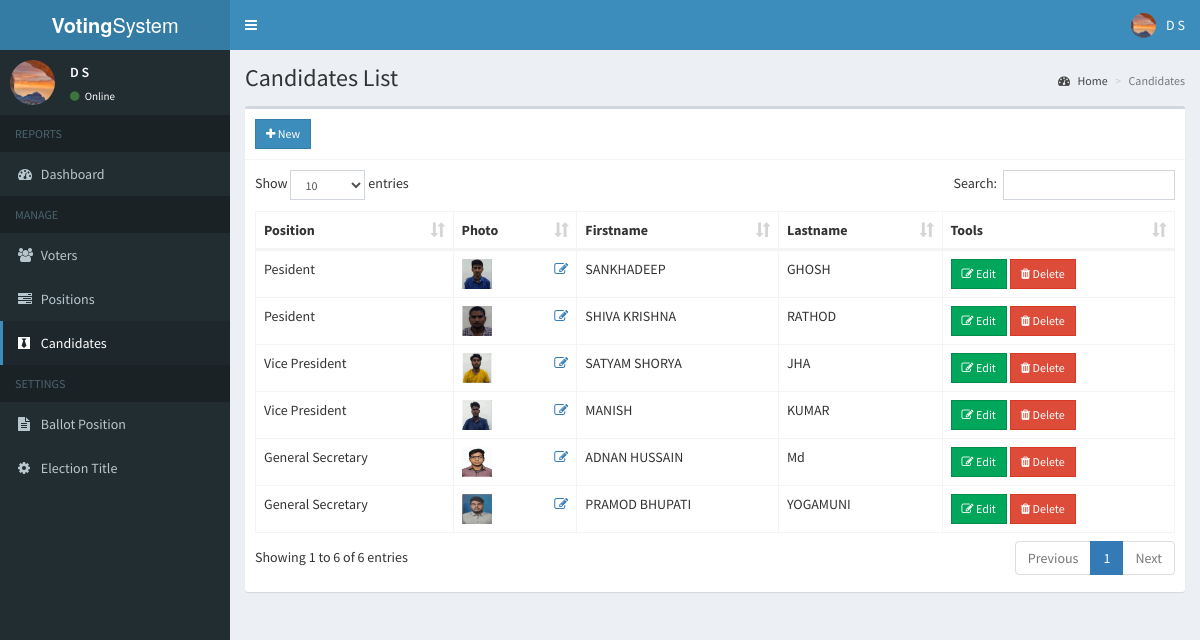
Screenshot of /admin/candidates.php (signed in) with the database file from the repository.
### tables this page shows
CREATE TABLE `candidates` (
  `id` int(11) NOT NULL,
  `position_id` int(11) NOT NULL,
  `firstname` varchar(30) NOT NULL,
  `lastname` varchar(30) NOT NULL,
  `photo` varchar(150) NOT NULL,
  `platform` text NOT NULL
);

CREATE TABLE `positions` (
  `id` int(11) NOT NULL,
  `description` varchar(50) NOT NULL,
  `max_vote` int(11) NOT NULL,
  `priority` int(11) NOT NULL
);

### admin/includes/session.php (called while the page is built, shortened)
<?php
	include 'includes/conn.php';
	$sql = "SELECT * FROM admin WHERE id = '".$_SESSION['admin']."'";
	$query = $conn->query($sql);
	$user = $query->fetch_assoc();
?>

### admin/candidates.php (the view, shortened to what this page needs)
<?php include 'includes/session.php'; ?>
<?php include 'includes/header.php'; ?>
<body class="hold-transition skin-blue sidebar-mini">
<div class="wrapper">
  <?php include 'includes/navbar.php'; ?>
  <?php include 'includes/menubar.php'; ?>
  <div class="content-wrapper">
    <section class="content-header">
      <h1>
        Candidates List
      </h1>
      <ol class="breadcrumb">
        <li><a href="#"><i class="fa fa-dashboard"></i> Home</a></li>
        <li class="active">Candidates</li>
      </ol>
    </section>
    <section class="content">
      <div class="row">
        <div class="col-xs-12">
          <div class="box">
            <div class="box-header with-border">
              <a href="#addnew" data-toggle="modal" class="btn btn-primary btn-sm btn-flat"><i class="fa fa-plus"></i> New</a>
            </div>
            <div class="box-body">
              <table id="example1" class="table table-bordered">
                <thead>
                  <th>Position</th>
                  <th>Photo</th>
                  <th>Firstname</th>
                  <th>Lastname</th>
                  <th>Tools</th>
                </thead>
                <tbody>
                  <?php
                    $sql = "SELECT *, candidates.id AS canid FROM candidates LEFT JOIN positions ON positions.id=candidates.position_id ORDER BY positions.priority ASC";
                    $query = $conn->query($sql);
                    while($row = $query->fetch_assoc()){
                      $image = (!empty($row['photo'])) ? '../images/'.$row['photo'] : '../images/profile.jpg';
                      echo "
                        <tr>
                          <td class='hidden'></td>
                          <td>".$row['description']."</td>
                          <td>
                            <img src='".$image."' width='30px' height='30px'>
                            <a href='#edit_photo' data-toggle='modal' class='pull-right photo' data-id='".$row['canid']."'><span class='fa fa-edit'></span></a>
                          </td>
                          <td>".$row['firstname']."</td>
                          <td>".$row['lastname']."</td>
                          <td>
                            <button class='btn btn-success btn-sm edit btn-flat' data-id='".$row['canid']."'><i class='fa fa-edit'></i> Edit</button>
                            <button class='btn btn-danger btn-sm delete btn-flat' data-id='".$row['canid']."'><i class='fa fa-trash'></i> Delete</button>
                          </td>
                        </tr>
                      ";
                    }
                  ?>
                </tbody>
              </table>
            </div>
          </div>
        </div>
      </div>
    </section>
  </div>
</div>
</body>
</html>

### admin/includes/header.php (shortened to what this page needs)
<!DOCTYPE html>
<html>
<head>
  	<link rel="stylesheet" href="../bower_components/bootstrap/dist/css/bootstrap.min.css">
    <link rel="stylesheet" href="../plugins/iCheck/all.css">
  	<link rel="stylesheet" href="../bower_components/font-awesome/css/font-awesome.min.css">
  	<link rel="stylesheet" href="../dist/css/AdminLTE.min.css">
    <link rel="stylesheet" href="../bower_components/datatables.net-bs/css/dataTables.bootstrap.min.css">
    <link rel="stylesheet" href="../bower_components/bootstrap-daterangepicker/daterangepicker.css">
    <link rel="stylesheet" href="../plugins/timepicker/bootstrap-timepicker.min.css">
    <link rel="stylesheet" href="../bower_components/bootstrap-datepicker/dist/css/bootstrap-datepicker.min.css">
    <link rel="stylesheet" href="../dist/css/skins/_all-skins.min.css">
</head>

### admin/includes/navbar.php (shortened to what this page needs)
<header class="main-header">
  <a href="#" class="logo">
    <span class="logo-lg"><b>Voting</b>System</span>
  </a>
  <nav class="navbar navbar-static-top">
    <a href="#" class="sidebar-toggle" data-toggle="push-menu" role="button">
    </a>
    <div class="navbar-custom-menu">
      <ul class="nav navbar-nav">
        <li class="dropdown user user-menu">
          <a href="#" class="dropdown-toggle" data-toggle="dropdown">
            <img src="<?php echo (!empty($user['photo'])) ? '../images/'.$user['photo'] : '../images/profile.jpg'; ?>" class="user-image" alt="User Image">
            <span class="hidden-xs"><?php echo $user['firstname'].' '.$user['lastname']; ?></span>
          </a>
        </li>
      </ul>
    </div>
  </nav>
</header>

### admin/includes/menubar.php (shortened to what this page needs)
<aside class="main-sidebar">
  <section class="sidebar">
    <div class="user-panel">
      <div class="pull-left image">
        <img src="<?php echo (!empty($user['photo'])) ? '../images/'.$user['photo'] : '../images/profile.jpg'; ?>" class="img-circle" alt="User Image">
      </div>
      <div class="pull-left info">
        <p><?php echo $user['firstname'].' '.$user['lastname']; ?></p>
        <a><i class="fa fa-circle text-success"></i> Online</a>
      </div>
    </div>
    <ul class="sidebar-menu" data-widget="tree">
      <li class="header">REPORTS</li>
      <li class=""><a href="home.php"><i class="fa fa-dashboard"></i> <span>Dashboard</span></a></li>
      <li class="header">MANAGE</li>
      <li class=""><a href="voters.php"><i class="fa fa-users"></i> <span>Voters</span></a></li>
      <li class=""><a href="positions.php"><i class="fa fa-tasks"></i> <span>Positions</span></a></li>
      <li class=""><a href="candidates.php"><i class="fa fa-black-tie"></i> <span>Candidates</span></a></li>
      <li class="header">SETTINGS</li>
      <li class=""><a href="ballot.php"><i class="fa fa-file-text"></i> <span>Ballot Position</span></a></li>
      <li class=""><a href="#config" data-toggle="modal"><i class="fa fa-cog"></i> <span>Election Title</span></a></li>
    </ul>
  </section>
</aside>

### rows the page displays
candidates: position.description "Pesident", photo (picture), firstname "SANKHADEEP", lastname "GHOSH"
candidates: position.description "Pesident", photo (picture), firstname "SHIVA KRISHNA", lastname "RATHOD"
candidates: position.description "Vice President", photo (picture), firstname "SATYAM SHORYA", lastname "JHA"
candidates: position.description "Vice President", photo (picture), firstname "MANISH", lastname "KUMAR"
candidates: position.description "General Secretary", photo (picture), firstname "ADNAN HUSSAIN", lastname "Md"
candidates: position.description "General Secretary", photo (picture), firstname "PRAMOD BHUPATI", lastname "YOGAMUNI"

### other values shown
$user['firstname'] "D"
$user['lastname'] "S"
